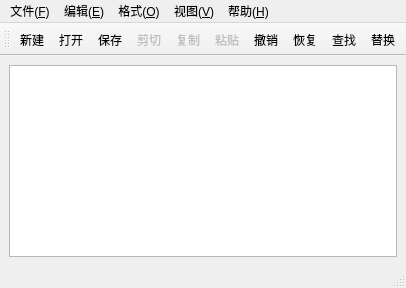
<?xml version="1.0" encoding="UTF-8"?>
<ui version="4.0">
 <class>MainWindow</class>
 <widget class="QMainWindow" name="MainWindow">
  <property name="windowTitle">
   <string>文本编辑器</string>
  </property>
  <widget class="QWidget" name="centralwidget">
   <layout class="QVBoxLayout" name="verticalLayout">
    <item>
     <widget class="CodeEditor" name="plainTextEdit"/>
    </item>
   </layout>
  </widget>
  <widget class="QMenuBar" name="menubar">
   <widget class="QMenu" name="menuFile">
    <property name="title"><string>文件(&amp;F)</string></property>
    <addaction name="actionNew"/>
    <addaction name="actionOpen"/>
    <addaction name="actionSave"/>
    <addaction name="actionSaveAs"/>
    <addaction name="separator"/>
    <addaction name="actionExit"/>
   </widget>
   <widget class="QMenu" name="menuEdit">
    <property name="title"><string>编辑(&amp;E)</string></property>
    <addaction name="actionUndo"/>
    <addaction name="actionRedo"/>
    <addaction name="separator"/>
    <addaction name="actionCut"/>
    <addaction name="actionCopy"/>
    <addaction name="actionPaste"/>
    <addaction name="actionSelectAll"/>
    <addaction name="separator"/>
    <addaction name="actionFind"/>
    <addaction name="actionReplace"/>
   </widget>
  <widget class="QMenu" name="menuView">
    <property name="title"><string>视图(&amp;V)</string></property>
    <addaction name="actionToggleToolbar"/>
    <addaction name="actionToggleStatusBar"/>
  </widget>
  <widget class="QMenu" name="menuFormat">
    <property name="title"><string>格式(&amp;O)</string></property>
    <addaction name="actionToggleWordWrap"/>
    <addaction name="actionToggleLineNumbers"/>
    <addaction name="actionFont"/>
    <addaction name="actionTextColor"/>
    <addaction name="actionTextBackgroundColor"/>
    <addaction name="actionBackgroundColor"/>
  </widget>
   <widget class="QMenu" name="menuHelp">
    <property name="title"><string>帮助(&amp;H)</string></property>
    <addaction name="actionAbout"/>
   </widget>
   <addaction name="menuFile"/>
   <addaction name="menuEdit"/>
   <addaction name="menuFormat"/>
   <addaction name="menuView"/>
   <addaction name="menuHelp"/>
  </widget>
  <widget class="QToolBar" name="mainToolBar">
   <property name="windowTitle"><string>工具栏</string></property>
   <addaction name="actionNew"/>
   <addaction name="actionOpen"/>
   <addaction name="actionSave"/>
   <addaction name="actionCut"/>
   <addaction name="actionCopy"/>
   <addaction name="actionPaste"/>
   <addaction name="actionUndo"/>
   <addaction name="actionRedo"/>
   <addaction name="actionFind"/>
   <addaction name="actionReplace"/>
  </widget>
  <widget class="QStatusBar" name="statusbar"/>
  <action name="actionNewWindow">
   <property name="text"><string>新建窗口</string></property>
   <property name="shortcut"><string>Ctrl+Shift+N</string></property>
  </action>
  <action name="actionNew">
   <property name="text"><string>新建</string></property>
   <property name="shortcut"><string>Ctrl+N</string></property>
  </action>
  <action name="actionOpen">
   <property name="text"><string>打开...</string></property>
   <property name="shortcut"><string>Ctrl+O</string></property>
  </action>
  <action name="actionSave">
   <property name="text"><string>保存</string></property>
   <property name="shortcut"><string>Ctrl+S</string></property>
  </action>
  <action name="actionSaveAs">
   <property name="text"><string>另存为...</string></property>
   <property name="shortcut"><string>Ctrl+Shift+S</string></property>
  </action>
  <action name="actionPrint">
   <property name="text"><string>打印...</string></property>
   <property name="shortcut"><string>Ctrl+P</string></property>
  </action>
  <action name="actionExit">
   <property name="text"><string>退出</string></property>
   <property name="shortcut"><string>Ctrl+Q</string></property>
  </action>
  <action name="actionUndo">
   <property name="text"><string>撤销</string></property>
   <property name="shortcut"><string>Ctrl+Z</string></property>
  </action>
  <action name="actionRedo">
   <property name="text"><string>恢复</string></property>
   <property name="shortcut"><string>Ctrl+Shift+Z</string></property>
  </action>
  <action name="actionCut">
   <property name="text"><string>剪切</string></property>
   <property name="shortcut"><string>Ctrl+X</string></property>
   <property name="enabled"><bool>false</bool></property>
  </action>
  <action name="actionCopy">
   <property name="text"><string>复制</string></property>
   <property name="shortcut"><string>Ctrl+C</string></property>
   <property name="enabled"><bool>false</bool></property>
  </action>
  <action name="actionPaste">
   <property name="text"><string>粘贴</string></property>
   <property name="shortcut"><string>Ctrl+V</string></property>
   <property name="enabled"><bool>false</bool></property>
  </action>
  <action name="actionSelectAll">
   <property name="text"><string>全选</string></property>
   <property name="shortcut"><string>Ctrl+A</string></property>
  </action>
  <action name="actionFind">
   <property name="text"><string>查找...</string></property>
   <property name="shortcut"><string>Ctrl+F</string></property>
  </action>
  <action name="actionReplace">
   <property name="text"><string>替换...</string></property>
   <property name="shortcut"><string>Ctrl+H</string></property>
  </action>
  <action name="actionFont">
   <property name="text"><string>字体...</string></property>
  </action>
  <action name="actionTextColor">
   <property name="text"><string>字体颜色...</string></property>
  </action>
  <action name="actionBackgroundColor">
    <property name="text"><string>编辑器背景色...</string></property>
  </action>
  <action name="actionTextBackgroundColor">
   <property name="text"><string>字体背景色...</string></property>
  </action>
  <action name="actionToggleToolbar">
   <property name="text"><string>显示工具栏</string></property>
   <property name="checkable"><bool>true</bool></property>
   <property name="checked"><bool>true</bool></property>
  </action>
  <action name="actionToggleStatusBar">
   <property name="text"><string>显示状态栏</string></property>
   <property name="checkable"><bool>true</bool></property>
   <property name="checked"><bool>true</bool></property>
  </action>
  <action name="actionToggleLineNumbers">
   <property name="text"><string>显示行号</string></property>
   <property name="checkable"><bool>true</bool></property>
   <property name="checked"><bool>true</bool></property>
  </action>
  <action name="actionToggleWordWrap">
   <property name="text"><string>自动换行</string></property>
   <property name="checkable"><bool>true</bool></property>
   <property name="checked"><bool>true</bool></property>
  </action>
  <action name="actionAbout">
   <property name="text"><string>关于</string></property>
  </action>
  <action name="actionAutoSave">
   <property name="text"><string>自动保存</string></property>
   <property name="checkable"><bool>true</bool></property>
   <property name="checked"><bool>false</bool></property>
  </action>
 </widget>
 <customwidgets>
  <customwidget>
   <class>CodeEditor</class>
   <extends>QPlainTextEdit</extends>
   <header>codeeditor.h</header>
  </customwidget>
 </customwidgets>
 <connections/>
</ui>
